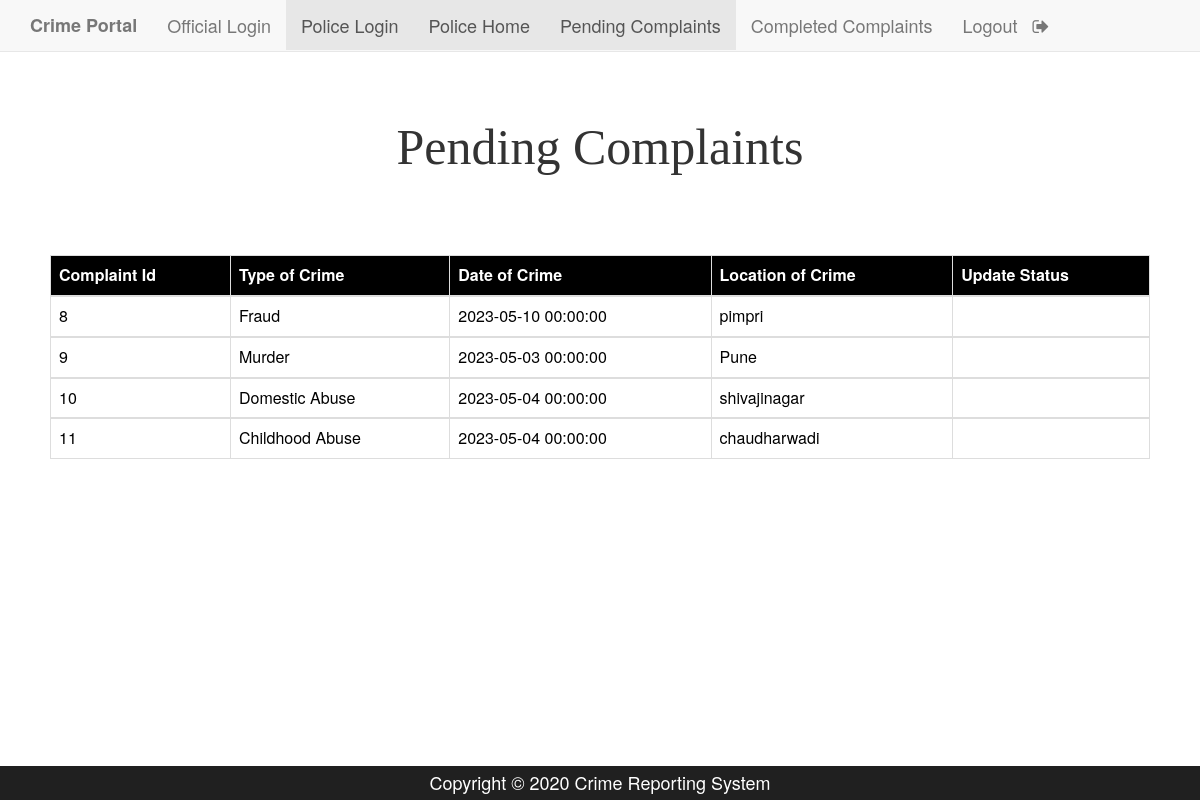
Page /police_pending_complain.php on the committed database.
### tables this page shows
CREATE TABLE `complaint` (
  `c_id` int(11) NOT NULL,
  `a_no` bigint(12) NOT NULL,
  `location` varchar(50) NOT NULL,
  `type_crime` varchar(50) NOT NULL,
  `crimedate` datetime NOT NULL,
  `complaintdate` datetime NOT NULL,
  `culprit` varchar(300) NOT NULL,
  `description` varchar(7000) NOT NULL,
  `image` varchar(300) NOT NULL,
  `inc_status` varchar(50) DEFAULT 'Unassigned',
  `pol_status` varchar(50) DEFAULT 'null',
  `p_id` varchar(50) DEFAULT 'Null'
);

### police_pending_complain.php (the view, shortened to what this page needs)
<?php
$conn=mysqli_connect('localhost','root','','crime_portal','3306');
	?>
<html>
<head>
	<link rel="stylesheet" type="text/css" href="https://maxcdn.bootstrapcdn.com/bootstrap/3.3.5/css/bootstrap.min.css">
	<link rel="stylesheet" type="text/css" href="https://maxcdn.bootstrapcdn.com/font-awesome/4.4.0/css/font-awesome.min.css">
</head>
<body>
<br><br>
<nav class="navbar navbar-default navbar-fixed-top">
    <div class="container">
      <div class="navbar-header">
	  <a class="navbar-brand" href="home.php"><b>Crime Portal</b></a>
      </div>
      <div id="navbar" class="collapse navbar-collapse">
        <ul class="nav navbar-nav">
           <li><a href="official_login.php">Official Login</a></li>
           <li class="active"><a href="policelogin.php">Police Login</a></li>
		   <li class="active"><a href="police_pending_complain.php">Police Home</a></li>
		   <li class="active" ><a href="police_pending_complain.php">Pending Complaints</a></li>
        <li ><a href="police_complete.php">Completed Complaints</a></li>
        <li><a href="p_logout.php">Logout &nbsp <i class="fa fa-sign-out" aria-hidden="true"></i></a></li>
        </ul>
    </div>
  </div>
 </nav>
<h2>Pending Complaints</h2><br>
 <div style="padding:50px;">
   <table class="table table-bordered">
    <thead class="thead-dark" style="background-color: black; color: white;">
      <tr>
        <th scope="col">Complaint Id</th>
        <th scope="col">Type of Crime</th>
        <th scope="col">Date of Crime</th>
        <th scope="col">Location of Crime</th>
        <th scope="col">Update Status</th>
      </tr>
    </thead>
<?php
  $qry="select * from complaint";
 $result=mysqli_query($conn,$qry);
      while($rows=mysqli_fetch_assoc($result))
	  {
    ?>
    <tbody style="background-color: white; color: black;">
      <tr>
        <td><?php echo $rows['c_id']; ?></td>
        <td><?php echo $rows['type_crime']; ?></td>
        <td><?php echo $rows['crimedate']; ?></td>
        <td><?php echo $rows['location']; ?></td>
      </tr>
    </tbody>
    <?php
    }
    ?>
</table>
</div>
<div class="fixed-footer">
        <div class="container">Copyright &copy; 2020 Crime Reporting System</div>
</div>
</body>
</body>
</html>

### police_pending_complain.php (style rules this page uses)
h2 { font-family:Georgia; font-size:50px; text-align:center; }
.fixed-footer { width:100%; position:fixed; bottom:0; background:#202020; padding:4px; color:white; }
.container { font-size:18px; text-align:center; }

### rows in the picture
complaint: c_id "8", type_crime "Fraud", crimedate "2023-05-10 00:00:00", location "pimpri"
complaint: c_id "9", type_crime "Murder", crimedate "2023-05-03 00:00:00", location "Pune"
complaint: c_id "10", type_crime "Domestic Abuse", crimedate "2023-05-04 00:00:00", location "shivajinagar"
complaint: c_id "11", type_crime "Childhood Abuse", crimedate "2023-05-04 00:00:00", location "chaudharwadi"
